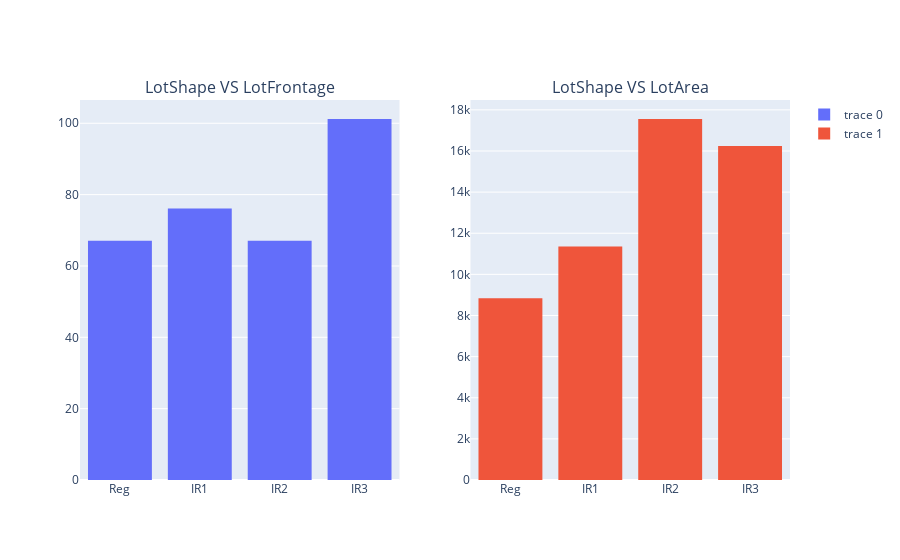

The cell this chart's notebook holds for it:
### Code cell
#from above visualizations, we can figure out that we may have 2 outliers when it comes to lotfrontage, that is values with LotFrontage==313
#let's remove them
lot_data = lot_data[lot_data.LotFrontage < 313]
#also remove one possible outlier for LotArea attribuet, that is, LotArea==215
lot_data = lot_data[lot_data.LotArea < 215000]

data = data[(data.LotFrontage < 313) & (data.LotArea <215000)]
data[lot] = clean_lot(lot_data)
#visualizing results
subplots = make_subplots(1, 2, subplot_titles=("LotShape VS LotFrontage", "LotShape VS LotArea"))
subplots.add_trace(go.Histogram(x=lot_data.LotShape, y = lot_data.LotFrontage, histfunc='avg'), row=1, col=1)
subplots.add_trace(go.Histogram(x=lot_data.LotShape, y=lot_data.LotArea, histfunc="avg"), row=1, col=2)

### Figure 1 — Plotly figure (JSON) as saved in the notebook; plotly's stock layout.template omitted (floating-point values rounded to 4 significant figures; data arrays with more than 128 entries replaced by an {"elided": "..."} marker saying what was removed)
{"data": [{"histfunc": "avg", "type": "histogram", "x": {"elided": "1198 str values"}, "xaxis": "x", "y": {"elided": "1198 float values"}, "yaxis": "y"}, {"histfunc": "avg", "type": "histogram", "x": {"elided": "1198 str values"}, "xaxis": "x2", "y": {"elided": "1198 int values"}, "yaxis": "y2"}], "layout": {"annotations": [{"font": {"size": 16}, "showarrow": false, "text": "LotShape VS LotFrontage", "x": 0.225, "xanchor": "center", "xref": "paper", "y": 1.0, "yanchor": "bottom", "yref": "paper"}, {"font": {"size": 16}, "showarrow": false, "text": "LotShape VS LotArea", "x": 0.775, "xanchor": "center", "xref": "paper", "y": 1.0, "yanchor": "bottom", "yref": "paper"}], "xaxis": {"anchor": "y", "domain": [0.0, 0.45]}, "xaxis2": {"anchor": "y2", "domain": [0.55, 1.0]}, "yaxis": {"anchor": "x", "domain": [0.0, 1.0]}, "yaxis2": {"anchor": "x2", "domain": [0.0, 1.0]}}}
